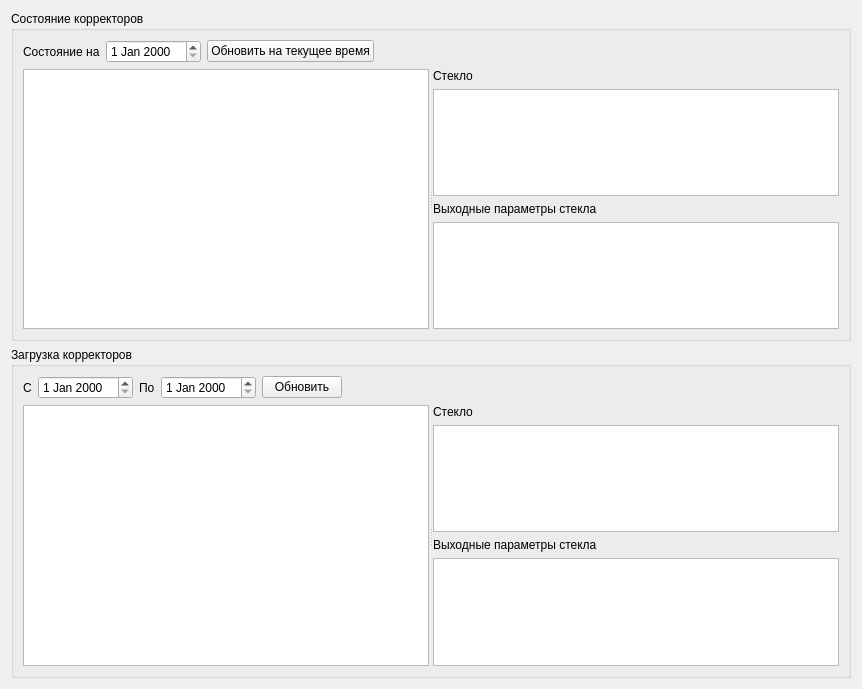
<?xml version="1.0" encoding="UTF-8"?>
<ui version="4.0">
 <class>FormKorr</class>
 <widget class="QWidget" name="FormKorr">
  <property name="geometry">
   <rect>
    <x>0</x>
    <y>0</y>
    <width>862</width>
    <height>689</height>
   </rect>
  </property>
  <property name="windowTitle">
   <string>Form</string>
  </property>
  <layout class="QVBoxLayout" name="verticalLayout_5">
   <item>
    <widget class="QGroupBox" name="groupBox">
     <property name="title">
      <string>Состояние корректоров</string>
     </property>
     <layout class="QVBoxLayout" name="verticalLayout_2">
      <item>
       <layout class="QHBoxLayout" name="horizontalLayout">
        <item>
         <widget class="QLabel" name="label_3">
          <property name="text">
           <string>Состояние на</string>
          </property>
         </widget>
        </item>
        <item>
         <widget class="DateEdit" name="dateEdit"/>
        </item>
        <item>
         <widget class="QPushButton" name="pushButton">
          <property name="text">
           <string>Обновить на текущее время</string>
          </property>
         </widget>
        </item>
        <item>
         <spacer name="horizontalSpacer">
          <property name="orientation">
           <enum>Qt::Horizontal</enum>
          </property>
          <property name="sizeHint" stdset="0">
           <size>
            <width>40</width>
            <height>20</height>
           </size>
          </property>
         </spacer>
        </item>
       </layout>
      </item>
      <item>
       <widget class="QSplitter" name="splitter">
        <property name="orientation">
         <enum>Qt::Horizontal</enum>
        </property>
        <widget class="QTableView" name="tableView"/>
        <widget class="QWidget" name="layoutWidget">
         <layout class="QVBoxLayout" name="verticalLayout">
          <item>
           <widget class="QLabel" name="label">
            <property name="text">
             <string>Стекло</string>
            </property>
           </widget>
          </item>
          <item>
           <widget class="QTableView" name="tableView_2"/>
          </item>
          <item>
           <widget class="QLabel" name="label_2">
            <property name="text">
             <string>Выходные параметры стекла</string>
            </property>
           </widget>
          </item>
          <item>
           <widget class="QTableView" name="tableView_3"/>
          </item>
         </layout>
        </widget>
       </widget>
      </item>
     </layout>
    </widget>
   </item>
   <item>
    <widget class="QGroupBox" name="groupBox_2">
     <property name="title">
      <string>Загрузка корректоров</string>
     </property>
     <layout class="QVBoxLayout" name="verticalLayout_4">
      <item>
       <layout class="QHBoxLayout" name="horizontalLayout_2">
        <item>
         <widget class="QLabel" name="label_4">
          <property name="text">
           <string>С</string>
          </property>
         </widget>
        </item>
        <item>
         <widget class="DateEdit" name="dateEdit_2"/>
        </item>
        <item>
         <widget class="QLabel" name="label_5">
          <property name="text">
           <string>По</string>
          </property>
         </widget>
        </item>
        <item>
         <widget class="DateEdit" name="dateEdit_3"/>
        </item>
        <item>
         <widget class="QPushButton" name="pushButton_2">
          <property name="text">
           <string>Обновить</string>
          </property>
         </widget>
        </item>
        <item>
         <spacer name="horizontalSpacer_2">
          <property name="orientation">
           <enum>Qt::Horizontal</enum>
          </property>
          <property name="sizeHint" stdset="0">
           <size>
            <width>40</width>
            <height>20</height>
           </size>
          </property>
         </spacer>
        </item>
       </layout>
      </item>
      <item>
       <widget class="QSplitter" name="splitter_2">
        <property name="orientation">
         <enum>Qt::Horizontal</enum>
        </property>
        <widget class="QTableView" name="tableView_6"/>
        <widget class="QWidget" name="layoutWidget">
         <layout class="QVBoxLayout" name="verticalLayout_3">
          <item>
           <widget class="QLabel" name="label_6">
            <property name="text">
             <string>Стекло</string>
            </property>
           </widget>
          </item>
          <item>
           <widget class="QTableView" name="tableView_4"/>
          </item>
          <item>
           <widget class="QLabel" name="label_7">
            <property name="text">
             <string>Выходные параметры стекла</string>
            </property>
           </widget>
          </item>
          <item>
           <widget class="QTableView" name="tableView_5"/>
          </item>
         </layout>
        </widget>
       </widget>
      </item>
     </layout>
    </widget>
   </item>
  </layout>
 </widget>
 <customwidgets>
  <customwidget>
   <class>DateEdit</class>
   <extends>QDateEdit</extends>
   <header>db/dbviewer.h</header>
  </customwidget>
 </customwidgets>
 <resources/>
 <connections/>
</ui>
